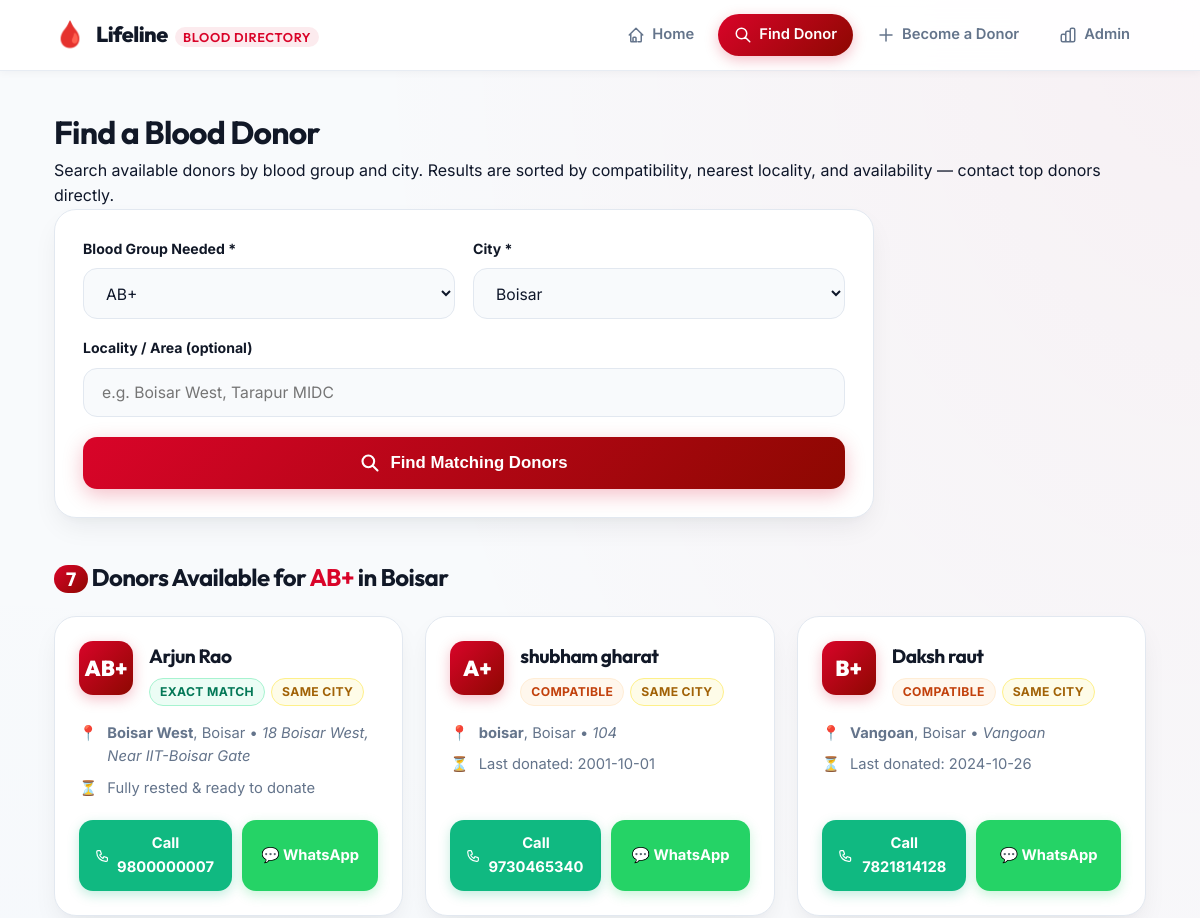
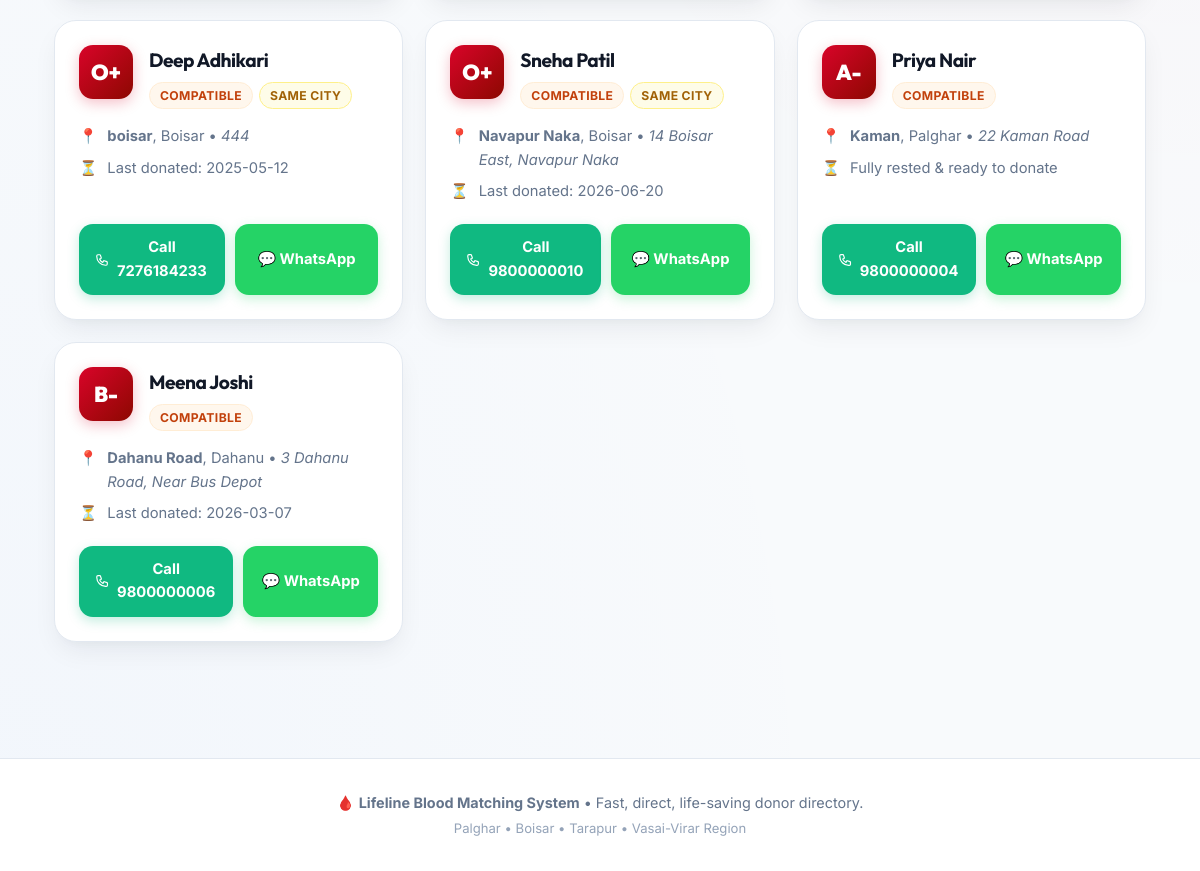
The app's page /search?blood_group=AB+&city=Boisar with its own data (2 pictures, top to bottom).
### tables this page shows
CREATE TABLE donors (
    donor_id            INTEGER PRIMARY KEY AUTOINCREMENT,
    name                TEXT NOT NULL,
    blood_group         TEXT NOT NULL CHECK (blood_group IN
                          ('A+','A-','B+','B-','AB+','AB-','O+','O-')),
    phone               TEXT NOT NULL UNIQUE,
    email               TEXT,
    address             TEXT NOT NULL,       -- full street address / landmark
    locality            TEXT NOT NULL,       -- area / neighbourhood (e.g. "Andheri East")
    city                TEXT NOT NULL,
    availability        INTEGER NOT NULL DEFAULT 1,   -- 1 = available, 0 = not available
    last_donation_date  TEXT,                          -- NULL if never donated
    age                 INTEGER,
    gender              TEXT,
    registered_on       TEXT DEFAULT (datetime('now'))
);

### app.py (the view)
@app.route("/search", methods=["GET"])
def search():
    blood_group = request.args.get("blood_group", "")
    city = request.args.get("city", "")
    locality = request.args.get("locality", "").strip()
    results = None
    if blood_group and city:
        if blood_group not in ALL_BLOOD_GROUPS:
            flash(f"'{blood_group}' is not a valid blood group.", "error")
            blood_group = ""
        else:
            compatible_groups = compatible_donor_groups(blood_group)
            candidate_donors = db_manager.get_donors_by_groups(compatible_groups)
            results = search_donors(blood_group, city, locality or None, candidate_donors)
            db_manager.log_search(blood_group, city, locality or None, len(results))
    return render_template(
        "search.html",
        blood_groups=ALL_BLOOD_GROUPS,
        cities=CITIES,
        selected_blood_group=blood_group,
        selected_city=city,
        selected_locality=locality,
        results=results,
    )

### core/compatibility.py (called while the page is built)
def compatible_donor_groups(patient_blood_group: str):
    return CAN_RECEIVE_FROM.get(patient_blood_group, [])

### core/data_structures.py (called while the page is built)
    def build(self, donors):
        self._index.clear()
        for donor in donors:
            bg = donor["blood_group"]
            self._index.setdefault(bg, []).append(donor)

    def get_by_groups(self, blood_groups):
        result = []
        for bg in blood_groups:
            result.extend(self._index.get(bg, []))
        return result

### core/db_manager.py (called while the page is built)
def get_donors_by_groups(blood_groups):
    if not blood_groups:
        return []
    conn = get_connection()
    placeholders = ",".join("?" for _ in blood_groups)
    query = f"SELECT * FROM donors WHERE availability = 1 AND blood_group IN ({placeholders}) ORDER BY donor_id DESC"
    rows = conn.execute(query, tuple(blood_groups)).fetchall()
    conn.close()
    return [dict(r) for r in rows]

def log_search(blood_group, city, locality, results_found):
    conn = get_connection()
    try:
        conn.execute(
            """INSERT INTO search_log (blood_group, city, locality, results_found)
               VALUES (?,?,?,?)""",
            (blood_group, city, locality, results_found),
        )
        conn.commit()
    except sqlite3.IntegrityError:
        conn.rollback()
    finally:
        conn.close()

### core/search_engine.py (called while the page is built)
def is_donor_eligible(donor, today=None):
    if today is None:
        today = datetime.now()
    if not donor["availability"]:
        return False
    last_date_str = donor["last_donation_date"]
    if not last_date_str:
        return True
    last_date = datetime.strptime(last_date_str[:10], "%Y-%m-%d")
    days_since = (today - last_date).days
    return days_since >= DONOR_REST_PERIOD_DAYS

def days_since_last_donation(donor, today=None):
    if today is None:
        today = datetime.now()
    last_date_str = donor["last_donation_date"]
    if not last_date_str:
        return float("inf")
    last_date = datetime.strptime(last_date_str[:10], "%Y-%m-%d")
    return (today - last_date).days

### database/db_setup.py (called while the page is built)
def get_connection():
    conn = sqlite3.connect(DB_PATH)
    conn.execute("PRAGMA foreign_keys = ON")
    conn.row_factory = sqlite3.Row
    return conn

### templates/search.html (shortened to what this page needs)
{% extends "base.html" %}
{% block content %}
<div class="page-header">
  <h1>Find a Blood Donor</h1>
  <p class="subtitle">Search available donors by blood group and city. Results are sorted by compatibility, nearest locality, and availability — contact top donors directly.</p>
</div>
<form method="GET" action="{{ url_for('search') }}" class="glass-card form-card search-form-card">
  <div class="form-grid">
    <div class="field-group">
      <label class="field-label">Blood Group Needed *</label>
      <select name="blood_group" required class="custom-input">
        {% for bg in blood_groups %}
          <option value="{{ bg }}" {% if bg == selected_blood_group %}selected{% endif %}>{{ bg }}</option>
        {% endfor %}
      </select>
    </div>
    <div class="field-group">
      <label class="field-label">City *</label>
      <select name="city" required class="custom-input">
        {% for c in cities %}
          <option value="{{ c }}" {% if c == selected_city %}selected{% endif %}>{{ c }}</option>
        {% endfor %}
      </select>
    </div>
    <div class="field-group full-width">
      <label class="field-label">Locality / Area (optional)</label>
      <input type="text" name="locality" value="{{ selected_locality }}" placeholder="e.g. Boisar West, Tarapur MIDC" class="custom-input">
    </div>
  </div>
  <button type="submit" class="btn-hero-action btn-search-submit">
    <svg width="20" height="20" fill="none" stroke="currentColor" viewBox="0 0 24 24"><path stroke-linecap="round" stroke-linejoin="round" stroke-width="2.5" d="M21 21l-6-6m2-5a7 7 0 11-14 0 7 7 0 0114 0z"/></svg>
    Find Matching Donors
  </button>
</form>
{% if results is not none %}
  <div class="results-header">
    <h2>
      {% if results %}
        <span class="count-badge">{{ results|length }}</span> Donors Available for <span class="bg-text">{{ selected_blood_group }}</span> in {{ selected_city }}
      {% else %}
        No Donors Found
      {% endif %}
    </h2>
  </div>
  {% if results %}
    <div class="donor-cards-grid">
      {% for d in results %}
      <div class="donor-card glass-card">
        <div class="donor-header">
          <div class="bg-avatar">{{ d.blood_group }}</div>
          <div class="donor-info">
            <h3 class="donor-name">{{ d.name }}</h3>
            <div class="donor-badges">
              {% if d.blood_group == selected_blood_group %}
                <span class="badge badge-exact">Exact Match</span>
              {% else %}
                <span class="badge badge-compat">Compatible</span>
              {% endif %}
              {% if selected_locality and d.locality.lower() == selected_locality.lower() %}
                <span class="badge badge-locality">Same Locality</span>
              {% elif d.city.lower() == selected_city.lower() %}
                <span class="badge badge-city">Same City</span>
              {% endif %}
            </div>
          </div>
        </div>
        <div class="donor-body">
          <div class="info-row">
            <span class="info-icon">📍</span>
            <span class="info-text"><strong>{{ d.locality }}</strong>, {{ d.city }} &bull; <em>{{ d.address }}</em></span>
          </div>
          <div class="info-row">
            <span class="info-icon">⏳</span>
            <span class="info-text">
              {% if d.last_donation_date %}
                Last donated: {{ d.last_donation_date }}
              {% else %}
                Fully rested &amp; ready to donate
              {% endif %}
            </span>
          </div>
        </div>
        <div class="donor-actions-bar">
          <a href="tel:{{ d.phone }}" class="btn-action btn-action-call">
            Call {{ d.phone }}
          </a>
          <a href="https://wa.me/91{{ d.phone|replace(' ', '')|replace('-', '') }}?text=Emergency%3A%20Blood%20donor%20request%20for%20{{ selected_blood_group }}%20in%20{{ d.city }}" target="_blank" class="btn-action btn-action-whatsapp">
            💬 WhatsApp
          </a>
        </div>
      </div>
      {% endfor %}
    </div>
  {% else %}
    <div class="empty-state glass-card">
      <div class="empty-icon">🚨</div>
      <h3>No donors currently listed for this area</h3>
      <p>Try widening your search to adjacent cities or register new donors to help build the directory.</p>
    </div>
  {% endif %}
{% endif %}
{% endblock %}

### records on screen
donors: blood_group "AB+", name "Arjun Rao", shows "EXACT MATCH", shows "SAME CITY", locality "Boisar West", city "Boisar", address "18 Boisar West, Near IIT-Boisar Gate", shows "Fully rested & ready to donate", phone "9800000007"
donors: blood_group "A+", name "shubham gharat", shows "COMPATIBLE", shows "SAME CITY", locality "boisar", city "Boisar", address "104", last_donation_date "2001-10-01", phone "9730465340"
donors: blood_group "B+", name "Daksh raut", shows "COMPATIBLE", shows "SAME CITY", locality "Vangoan", city "Boisar", address "Vangoan", last_donation_date "2024-10-26", phone "7821814128"
donors: blood_group "O+", name "Deep Adhikari", shows "COMPATIBLE", shows "SAME CITY", locality "boisar", city "Boisar", address "444", last_donation_date "2025-05-12", phone "7276184233"
donors: blood_group "O+", name "Sneha Patil", shows "COMPATIBLE", shows "SAME CITY", locality "Navapur Naka", city "Boisar", address "14 Boisar East, Navapur Naka", last_donation_date "2026-06-20", phone "9800000010"
donors: blood_group "A-", name "Priya Nair", shows "COMPATIBLE", locality "Kaman", city "Palghar", address "22 Kaman Road", shows "Fully rested & ready to donate", phone "9800000004"
donors: blood_group "B-", name "Meena Joshi", shows "COMPATIBLE", locality "Dahanu Road", city "Dahanu", address "3 Dahanu Road, Near Bus Depot", last_donation_date "2026-03-07", phone "9800000006"

### other values on screen
{{ results|length }} "7"
{{ selected_city }} "Boisar"
form field blood_group "AB+"
form field city "Boisar"
